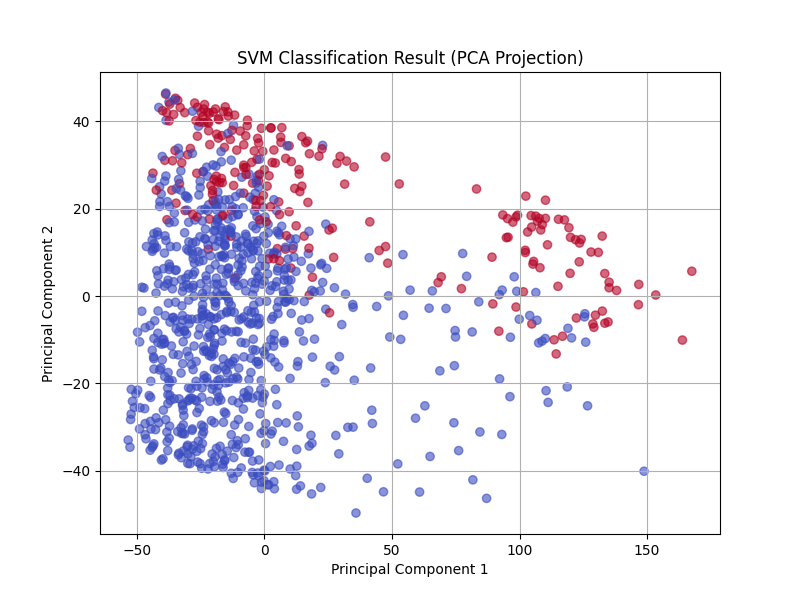

Reproduce this figure in Python.
from sklearn.decomposition import PCA

pca = PCA(n_components=2)
X_reduced = pca.fit_transform(X_test)

plt.figure(figsize=(8,6))
scatter = plt.scatter(X_reduced[:, 0], X_reduced[:, 1], c=y_pred_svm, cmap='coolwarm', alpha=0.6)
plt.title('SVM Classification Result (PCA Projection)')
plt.xlabel('Principal Component 1')
plt.ylabel('Principal Component 2')
plt.grid(True)
plt.savefig('svm_pca_projection.png')
plt.show()
